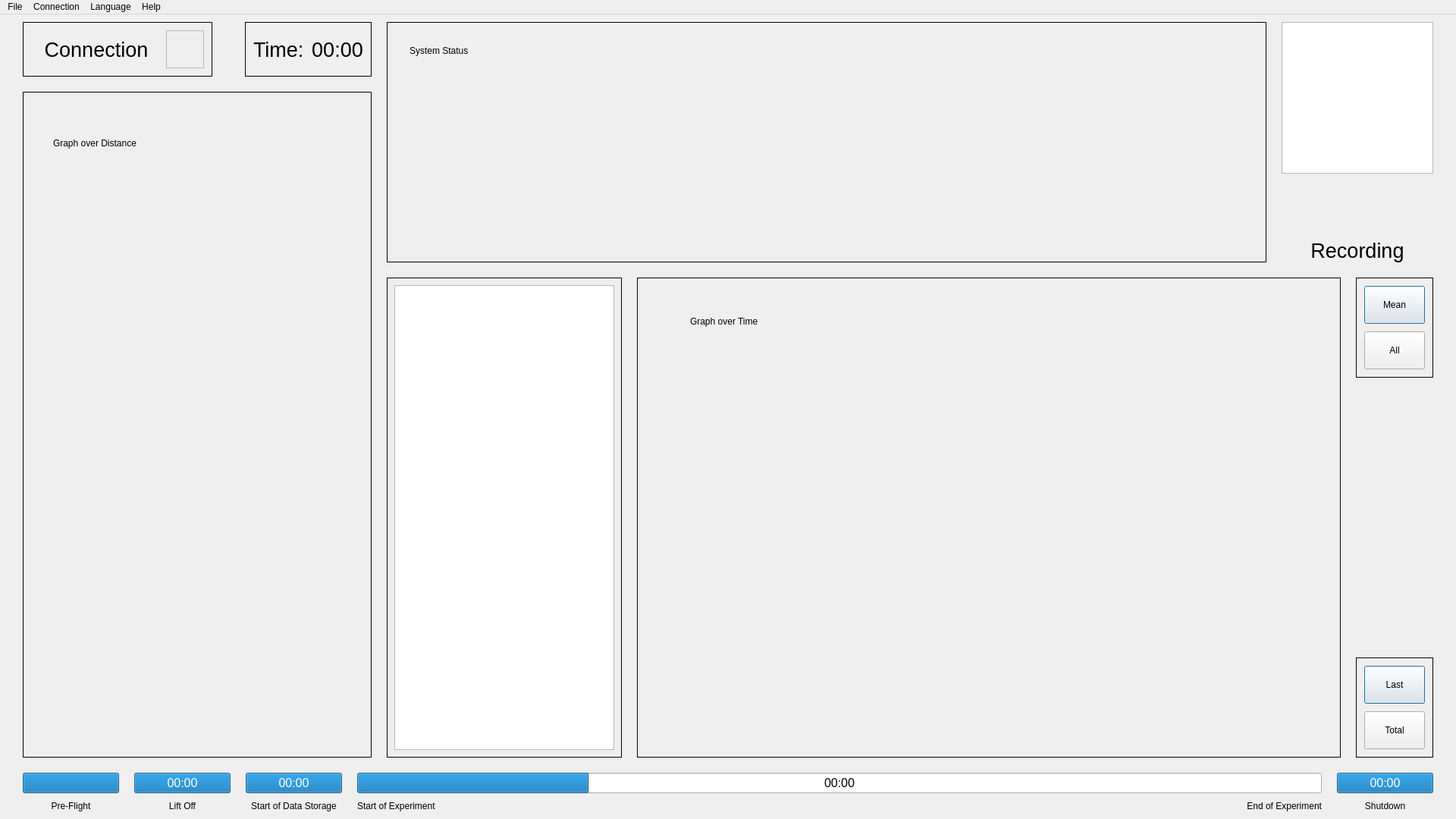
<?xml version="1.0" encoding="UTF-8"?>
<ui version="4.0">
 <class>MainWindow</class>
 <widget class="QMainWindow" name="MainWindow">
  <property name="windowModality">
   <enum>Qt::WindowModality::NonModal</enum>
  </property>
  <property name="geometry">
   <rect>
    <x>0</x>
    <y>0</y>
    <width>1920</width>
    <height>1080</height>
   </rect>
  </property>
  <property name="font">
   <font>
    <family>Arial</family>
    <pointsize>9</pointsize>
    <italic>false</italic>
    <bold>false</bold>
    <underline>false</underline>
    <strikeout>false</strikeout>
    <kerning>true</kerning>
   </font>
  </property>
  <property name="cursor">
   <cursorShape>ArrowCursor</cursorShape>
  </property>
  <property name="windowTitle">
   <string>MEEGA - Ground Station</string>
  </property>
  <property name="windowOpacity">
   <double>1.000000000000000</double>
  </property>
  <property name="locale">
   <locale language="English" country="Germany"/>
  </property>
  <property name="animated">
   <bool>false</bool>
  </property>
  <widget class="QWidget" name="centralwidget">
   <layout class="QGridLayout" name="gridLayout_2" rowstretch="1,0" columnstretch="1,3">
    <property name="leftMargin">
     <number>30</number>
    </property>
    <property name="topMargin">
     <number>10</number>
    </property>
    <property name="rightMargin">
     <number>30</number>
    </property>
    <property name="bottomMargin">
     <number>10</number>
    </property>
    <property name="spacing">
     <number>20</number>
    </property>
    <item row="0" column="0">
     <layout class="QVBoxLayout" name="verticalLayout" stretch="0,0">
      <property name="spacing">
       <number>20</number>
      </property>
      <property name="sizeConstraint">
       <enum>QLayout::SizeConstraint::SetDefaultConstraint</enum>
      </property>
      <property name="topMargin">
       <number>0</number>
      </property>
      <property name="bottomMargin">
       <number>0</number>
      </property>
      <item>
       <layout class="QHBoxLayout" name="horizontalLayout_6" stretch="1,1,0">
        <property name="spacing">
         <number>0</number>
        </property>
        <item>
         <widget class="QFrame" name="connectionFrame">
          <property name="sizePolicy">
           <sizepolicy hsizetype="Fixed" vsizetype="Minimum">
            <horstretch>1</horstretch>
            <verstretch>1</verstretch>
           </sizepolicy>
          </property>
          <property name="minimumSize">
           <size>
            <width>250</width>
            <height>70</height>
           </size>
          </property>
          <property name="baseSize">
           <size>
            <width>0</width>
            <height>0</height>
           </size>
          </property>
          <property name="contextMenuPolicy">
           <enum>Qt::ContextMenuPolicy::ActionsContextMenu</enum>
          </property>
          <property name="locale">
           <locale language="English" country="Germany"/>
          </property>
          <property name="frameShape">
           <enum>QFrame::Shape::Box</enum>
          </property>
          <property name="frameShadow">
           <enum>QFrame::Shadow::Plain</enum>
          </property>
          <layout class="QHBoxLayout" name="horizontalLayout_3">
           <property name="sizeConstraint">
            <enum>QLayout::SizeConstraint::SetDefaultConstraint</enum>
           </property>
           <property name="leftMargin">
            <number>10</number>
           </property>
           <property name="topMargin">
            <number>10</number>
           </property>
           <property name="rightMargin">
            <number>10</number>
           </property>
           <property name="bottomMargin">
            <number>10</number>
           </property>
           <item>
            <widget class="QLabel" name="label_Connection">
             <property name="sizePolicy">
              <sizepolicy hsizetype="Minimum" vsizetype="Minimum">
               <horstretch>1</horstretch>
               <verstretch>1</verstretch>
              </sizepolicy>
             </property>
             <property name="minimumSize">
              <size>
               <width>0</width>
               <height>0</height>
              </size>
             </property>
             <property name="font">
              <font>
               <family>Arial</family>
               <pointsize>20</pointsize>
               <italic>false</italic>
               <bold>false</bold>
               <underline>false</underline>
               <strikeout>false</strikeout>
               <kerning>true</kerning>
              </font>
             </property>
             <property name="locale">
              <locale language="English" country="Germany"/>
             </property>
             <property name="text">
              <string>Connection</string>
             </property>
             <property name="scaledContents">
              <bool>false</bool>
             </property>
             <property name="alignment">
              <set>Qt::AlignmentFlag::AlignCenter</set>
             </property>
             <property name="textInteractionFlags">
              <set>Qt::TextInteractionFlag::NoTextInteraction</set>
             </property>
            </widget>
           </item>
           <item>
            <widget class="QFrame" name="frame_6">
             <property name="sizePolicy">
              <sizepolicy hsizetype="Fixed" vsizetype="Fixed">
               <horstretch>1</horstretch>
               <verstretch>1</verstretch>
              </sizepolicy>
             </property>
             <property name="minimumSize">
              <size>
               <width>50</width>
               <height>50</height>
              </size>
             </property>
             <property name="locale">
              <locale language="English" country="Germany"/>
             </property>
             <property name="frameShape">
              <enum>QFrame::Shape::StyledPanel</enum>
             </property>
             <property name="frameShadow">
              <enum>QFrame::Shadow::Raised</enum>
             </property>
            </widget>
           </item>
          </layout>
         </widget>
        </item>
        <item>
         <spacer name="horizontalSpacer_2">
          <property name="locale">
           <locale language="English" country="Germany"/>
          </property>
          <property name="orientation">
           <enum>Qt::Orientation::Horizontal</enum>
          </property>
          <property name="sizeType">
           <enum>QSizePolicy::Policy::MinimumExpanding</enum>
          </property>
          <property name="sizeHint" stdset="0">
           <size>
            <width>20</width>
            <height>20</height>
           </size>
          </property>
         </spacer>
        </item>
        <item>
         <widget class="QFrame" name="frame_7">
          <property name="sizePolicy">
           <sizepolicy hsizetype="Fixed" vsizetype="Preferred">
            <horstretch>0</horstretch>
            <verstretch>0</verstretch>
           </sizepolicy>
          </property>
          <property name="minimumSize">
           <size>
            <width>166</width>
            <height>0</height>
           </size>
          </property>
          <property name="frameShape">
           <enum>QFrame::Shape::Box</enum>
          </property>
          <property name="frameShadow">
           <enum>QFrame::Shadow::Plain</enum>
          </property>
          <property name="lineWidth">
           <number>1</number>
          </property>
          <layout class="QHBoxLayout" name="horizontalLayout_5">
           <property name="spacing">
            <number>0</number>
           </property>
           <property name="leftMargin">
            <number>10</number>
           </property>
           <property name="rightMargin">
            <number>10</number>
           </property>
           <item>
            <widget class="QLabel" name="label_time">
             <property name="sizePolicy">
              <sizepolicy hsizetype="Minimum" vsizetype="Preferred">
               <horstretch>0</horstretch>
               <verstretch>0</verstretch>
              </sizepolicy>
             </property>
             <property name="minimumSize">
              <size>
               <width>66</width>
               <height>0</height>
              </size>
             </property>
             <property name="font">
              <font>
               <family>Arial</family>
               <pointsize>20</pointsize>
               <italic>false</italic>
               <bold>false</bold>
               <underline>false</underline>
               <strikeout>false</strikeout>
               <kerning>true</kerning>
              </font>
             </property>
             <property name="text">
              <string>Time:</string>
             </property>
            </widget>
           </item>
           <item>
            <spacer name="horizontalSpacer_6">
             <property name="orientation">
              <enum>Qt::Orientation::Horizontal</enum>
             </property>
             <property name="sizeType">
              <enum>QSizePolicy::Policy::MinimumExpanding</enum>
             </property>
             <property name="sizeHint" stdset="0">
              <size>
               <width>10</width>
               <height>20</height>
              </size>
             </property>
            </spacer>
           </item>
           <item>
            <widget class="QLabel" name="main_Timer">
             <property name="sizePolicy">
              <sizepolicy hsizetype="Minimum" vsizetype="Preferred">
               <horstretch>0</horstretch>
               <verstretch>0</verstretch>
              </sizepolicy>
             </property>
             <property name="minimumSize">
              <size>
               <width>66</width>
               <height>0</height>
              </size>
             </property>
             <property name="font">
              <font>
               <family>Arial</family>
               <pointsize>20</pointsize>
               <italic>false</italic>
               <bold>false</bold>
               <underline>false</underline>
               <strikeout>false</strikeout>
               <kerning>true</kerning>
              </font>
             </property>
             <property name="text">
              <string>00:00</string>
             </property>
             <property name="alignment">
              <set>Qt::AlignmentFlag::AlignCenter</set>
             </property>
            </widget>
           </item>
          </layout>
         </widget>
        </item>
       </layout>
      </item>
      <item>
       <widget class="QFrame" name="distancePlotFrame">
        <property name="sizePolicy">
         <sizepolicy hsizetype="MinimumExpanding" vsizetype="Preferred">
          <horstretch>0</horstretch>
          <verstretch>10</verstretch>
         </sizepolicy>
        </property>
        <property name="minimumSize">
         <size>
          <width>250</width>
          <height>0</height>
         </size>
        </property>
        <property name="maximumSize">
         <size>
          <width>16777215</width>
          <height>16777215</height>
         </size>
        </property>
        <property name="locale">
         <locale language="English" country="Germany"/>
        </property>
        <property name="frameShape">
         <enum>QFrame::Shape::Box</enum>
        </property>
        <property name="frameShadow">
         <enum>QFrame::Shadow::Plain</enum>
        </property>
        <widget class="QLabel" name="label_temp_1">
         <property name="geometry">
          <rect>
           <x>40</x>
           <y>60</y>
           <width>121</width>
           <height>16</height>
          </rect>
         </property>
         <property name="locale">
          <locale language="English" country="Germany"/>
         </property>
         <property name="text">
          <string>Graph over Distance</string>
         </property>
        </widget>
       </widget>
      </item>
     </layout>
    </item>
    <item row="0" column="1">
     <layout class="QVBoxLayout" name="verticalLayout_2" stretch="1,2">
      <property name="spacing">
       <number>20</number>
      </property>
      <item>
       <layout class="QHBoxLayout" name="horizontalLayout_2" stretch="1,0">
        <property name="spacing">
         <number>20</number>
        </property>
        <item>
         <widget class="QFrame" name="frame_5">
          <property name="sizePolicy">
           <sizepolicy hsizetype="MinimumExpanding" vsizetype="Preferred">
            <horstretch>0</horstretch>
            <verstretch>0</verstretch>
           </sizepolicy>
          </property>
          <property name="minimumSize">
           <size>
            <width>100</width>
            <height>0</height>
           </size>
          </property>
          <property name="locale">
           <locale language="English" country="Germany"/>
          </property>
          <property name="frameShape">
           <enum>QFrame::Shape::Box</enum>
          </property>
          <property name="frameShadow">
           <enum>QFrame::Shadow::Plain</enum>
          </property>
          <widget class="QLabel" name="label_temp_2">
           <property name="geometry">
            <rect>
             <x>30</x>
             <y>30</y>
             <width>81</width>
             <height>16</height>
            </rect>
           </property>
           <property name="locale">
            <locale language="English" country="Germany"/>
           </property>
           <property name="text">
            <string>System Status</string>
           </property>
          </widget>
         </widget>
        </item>
        <item>
         <layout class="QVBoxLayout" name="verticalLayout_3">
          <property name="spacing">
           <number>0</number>
          </property>
          <property name="rightMargin">
           <number>0</number>
          </property>
          <property name="bottomMargin">
           <number>0</number>
          </property>
          <item>
           <widget class="QGraphicsView" name="logo">
            <property name="sizePolicy">
             <sizepolicy hsizetype="Fixed" vsizetype="Fixed">
              <horstretch>1</horstretch>
              <verstretch>1</verstretch>
             </sizepolicy>
            </property>
            <property name="minimumSize">
             <size>
              <width>0</width>
              <height>0</height>
             </size>
            </property>
            <property name="maximumSize">
             <size>
              <width>200</width>
              <height>200</height>
             </size>
            </property>
           </widget>
          </item>
          <item>
           <spacer name="verticalSpacer_2">
            <property name="locale">
             <locale language="English" country="Germany"/>
            </property>
            <property name="orientation">
             <enum>Qt::Orientation::Vertical</enum>
            </property>
            <property name="sizeType">
             <enum>QSizePolicy::Policy::MinimumExpanding</enum>
            </property>
            <property name="sizeHint" stdset="0">
             <size>
              <width>20</width>
              <height>20</height>
             </size>
            </property>
           </spacer>
          </item>
          <item>
           <widget class="QLabel" name="label_mode">
            <property name="sizePolicy">
             <sizepolicy hsizetype="Minimum" vsizetype="Minimum">
              <horstretch>0</horstretch>
              <verstretch>0</verstretch>
             </sizepolicy>
            </property>
            <property name="font">
             <font>
              <family>Arial</family>
              <pointsize>20</pointsize>
              <italic>false</italic>
              <bold>false</bold>
              <underline>false</underline>
              <strikeout>false</strikeout>
              <kerning>true</kerning>
             </font>
            </property>
            <property name="text">
             <string>Recording</string>
            </property>
            <property name="alignment">
             <set>Qt::AlignmentFlag::AlignCenter</set>
            </property>
           </widget>
          </item>
         </layout>
        </item>
       </layout>
      </item>
      <item>
       <layout class="QHBoxLayout" name="horizontalLayout_4" stretch="0,0,0">
        <property name="spacing">
         <number>20</number>
        </property>
        <item>
         <widget class="QFrame" name="frame_2">
          <property name="sizePolicy">
           <sizepolicy hsizetype="Preferred" vsizetype="MinimumExpanding">
            <horstretch>1</horstretch>
            <verstretch>0</verstretch>
           </sizepolicy>
          </property>
          <property name="locale">
           <locale language="English" country="Germany"/>
          </property>
          <property name="frameShape">
           <enum>QFrame::Shape::Box</enum>
          </property>
          <layout class="QVBoxLayout" name="verticalLayout_7">
           <item>
            <widget class="QListView" name="listSensors">
             <property name="sizeAdjustPolicy">
              <enum>QAbstractScrollArea::SizeAdjustPolicy::AdjustToContents</enum>
             </property>
             <property name="editTriggers">
              <set>QAbstractItemView::EditTrigger::NoEditTriggers</set>
             </property>
             <property name="itemAlignment">
              <set>Qt::AlignmentFlag::AlignLeading</set>
             </property>
            </widget>
           </item>
          </layout>
         </widget>
        </item>
        <item>
         <widget class="QFrame" name="frame">
          <property name="sizePolicy">
           <sizepolicy hsizetype="Preferred" vsizetype="MinimumExpanding">
            <horstretch>3</horstretch>
            <verstretch>0</verstretch>
           </sizepolicy>
          </property>
          <property name="locale">
           <locale language="English" country="Germany"/>
          </property>
          <property name="frameShape">
           <enum>QFrame::Shape::Box</enum>
          </property>
          <widget class="QLabel" name="label_temp_3">
           <property name="geometry">
            <rect>
             <x>70</x>
             <y>50</y>
             <width>101</width>
             <height>16</height>
            </rect>
           </property>
           <property name="locale">
            <locale language="English" country="Germany"/>
           </property>
           <property name="text">
            <string>Graph over Time</string>
           </property>
          </widget>
         </widget>
        </item>
        <item>
         <layout class="QVBoxLayout" name="verticalLayout_4">
          <property name="spacing">
           <number>0</number>
          </property>
          <property name="leftMargin">
           <number>0</number>
          </property>
          <property name="topMargin">
           <number>0</number>
          </property>
          <property name="rightMargin">
           <number>0</number>
          </property>
          <property name="bottomMargin">
           <number>0</number>
          </property>
          <item>
           <widget class="QFrame" name="frame_3">
            <property name="sizePolicy">
             <sizepolicy hsizetype="Minimum" vsizetype="Fixed">
              <horstretch>1</horstretch>
              <verstretch>0</verstretch>
             </sizepolicy>
            </property>
            <property name="minimumSize">
             <size>
              <width>0</width>
              <height>130</height>
             </size>
            </property>
            <property name="sizeIncrement">
             <size>
              <width>0</width>
              <height>0</height>
             </size>
            </property>
            <property name="locale">
             <locale language="English" country="Germany"/>
            </property>
            <property name="frameShape">
             <enum>QFrame::Shape::Box</enum>
            </property>
            <property name="frameShadow">
             <enum>QFrame::Shadow::Plain</enum>
            </property>
            <property name="lineWidth">
             <number>1</number>
            </property>
            <layout class="QVBoxLayout" name="verticalLayout_5">
             <property name="spacing">
              <number>10</number>
             </property>
             <property name="leftMargin">
              <number>10</number>
             </property>
             <property name="topMargin">
              <number>10</number>
             </property>
             <property name="rightMargin">
              <number>10</number>
             </property>
             <property name="bottomMargin">
              <number>10</number>
             </property>
             <item>
              <widget class="QPushButton" name="button_Mean">
               <property name="sizePolicy">
                <sizepolicy hsizetype="Fixed" vsizetype="Fixed">
                 <horstretch>1</horstretch>
                 <verstretch>0</verstretch>
                </sizepolicy>
               </property>
               <property name="minimumSize">
                <size>
                 <width>50</width>
                 <height>50</height>
                </size>
               </property>
               <property name="locale">
                <locale language="English" country="Germany"/>
               </property>
               <property name="text">
                <string>Mean</string>
               </property>
               <property name="autoDefault">
                <bool>false</bool>
               </property>
               <property name="default">
                <bool>true</bool>
               </property>
               <property name="flat">
                <bool>false</bool>
               </property>
              </widget>
             </item>
             <item>
              <widget class="QPushButton" name="button_All">
               <property name="sizePolicy">
                <sizepolicy hsizetype="Fixed" vsizetype="Fixed">
                 <horstretch>1</horstretch>
                 <verstretch>0</verstretch>
                </sizepolicy>
               </property>
               <property name="minimumSize">
                <size>
                 <width>50</width>
                 <height>50</height>
                </size>
               </property>
               <property name="sizeIncrement">
                <size>
                 <width>0</width>
                 <height>0</height>
                </size>
               </property>
               <property name="baseSize">
                <size>
                 <width>0</width>
                 <height>0</height>
                </size>
               </property>
               <property name="locale">
                <locale language="English" country="Germany"/>
               </property>
               <property name="text">
                <string>All</string>
               </property>
              </widget>
             </item>
            </layout>
           </widget>
          </item>
          <item>
           <spacer name="verticalSpacer">
            <property name="locale">
             <locale language="English" country="Germany"/>
            </property>
            <property name="orientation">
             <enum>Qt::Orientation::Vertical</enum>
            </property>
            <property name="sizeType">
             <enum>QSizePolicy::Policy::MinimumExpanding</enum>
            </property>
            <property name="sizeHint" stdset="0">
             <size>
              <width>20</width>
              <height>50</height>
             </size>
            </property>
           </spacer>
          </item>
          <item>
           <widget class="QFrame" name="frame_4">
            <property name="sizePolicy">
             <sizepolicy hsizetype="Minimum" vsizetype="Fixed">
              <horstretch>1</horstretch>
              <verstretch>0</verstretch>
             </sizepolicy>
            </property>
            <property name="minimumSize">
             <size>
              <width>0</width>
              <height>130</height>
             </size>
            </property>
            <property name="locale">
             <locale language="English" country="Germany"/>
            </property>
            <property name="frameShape">
             <enum>QFrame::Shape::Box</enum>
            </property>
            <property name="frameShadow">
             <enum>QFrame::Shadow::Plain</enum>
            </property>
            <layout class="QVBoxLayout" name="verticalLayout_6">
             <property name="spacing">
              <number>10</number>
             </property>
             <property name="leftMargin">
              <number>10</number>
             </property>
             <property name="topMargin">
              <number>10</number>
             </property>
             <property name="rightMargin">
              <number>10</number>
             </property>
             <property name="bottomMargin">
              <number>10</number>
             </property>
             <item>
              <widget class="QPushButton" name="button_Last">
               <property name="sizePolicy">
                <sizepolicy hsizetype="Fixed" vsizetype="Fixed">
                 <horstretch>1</horstretch>
                 <verstretch>0</verstretch>
                </sizepolicy>
               </property>
               <property name="minimumSize">
                <size>
                 <width>50</width>
                 <height>50</height>
                </size>
               </property>
               <property name="locale">
                <locale language="English" country="Germany"/>
               </property>
               <property name="text">
                <string>Last</string>
               </property>
               <property name="default">
                <bool>true</bool>
               </property>
              </widget>
             </item>
             <item>
              <widget class="QPushButton" name="button_Total">
               <property name="sizePolicy">
                <sizepolicy hsizetype="Fixed" vsizetype="Fixed">
                 <horstretch>1</horstretch>
                 <verstretch>0</verstretch>
                </sizepolicy>
               </property>
               <property name="minimumSize">
                <size>
                 <width>50</width>
                 <height>50</height>
                </size>
               </property>
               <property name="locale">
                <locale language="English" country="Germany"/>
               </property>
               <property name="text">
                <string>Total</string>
               </property>
              </widget>
             </item>
            </layout>
           </widget>
          </item>
         </layout>
        </item>
       </layout>
      </item>
     </layout>
    </item>
    <item row="1" column="0" colspan="2">
     <layout class="QGridLayout" name="gridLayout" columnstretch="0,0,0,0,0,0,0,0,0">
      <property name="sizeConstraint">
       <enum>QLayout::SizeConstraint::SetDefaultConstraint</enum>
      </property>
      <property name="leftMargin">
       <number>0</number>
      </property>
      <property name="rightMargin">
       <number>0</number>
      </property>
      <property name="horizontalSpacing">
       <number>0</number>
      </property>
      <property name="verticalSpacing">
       <number>10</number>
      </property>
      <item row="1" column="4">
       <widget class="QLabel" name="label_SODS">
        <property name="sizePolicy">
         <sizepolicy hsizetype="MinimumExpanding" vsizetype="Fixed">
          <horstretch>0</horstretch>
          <verstretch>0</verstretch>
         </sizepolicy>
        </property>
        <property name="minimumSize">
         <size>
          <width>127</width>
          <height>0</height>
         </size>
        </property>
        <property name="layoutDirection">
         <enum>Qt::LayoutDirection::LeftToRight</enum>
        </property>
        <property name="locale">
         <locale language="English" country="Germany"/>
        </property>
        <property name="text">
         <string>Start of Data Storage</string>
        </property>
        <property name="alignment">
         <set>Qt::AlignmentFlag::AlignCenter</set>
        </property>
       </widget>
      </item>
      <item row="0" column="7">
       <spacer name="horizontalSpacer_4">
        <property name="locale">
         <locale language="English" country="Germany"/>
        </property>
        <property name="orientation">
         <enum>Qt::Orientation::Horizontal</enum>
        </property>
        <property name="sizeHint" stdset="0">
         <size>
          <width>20</width>
          <height>20</height>
         </size>
        </property>
       </spacer>
      </item>
      <item row="1" column="8">
       <widget class="QLabel" name="label_SD">
        <property name="sizePolicy">
         <sizepolicy hsizetype="Minimum" vsizetype="Preferred">
          <horstretch>0</horstretch>
          <verstretch>0</verstretch>
         </sizepolicy>
        </property>
        <property name="minimumSize">
         <size>
          <width>97</width>
          <height>0</height>
         </size>
        </property>
        <property name="locale">
         <locale language="English" country="Germany"/>
        </property>
        <property name="text">
         <string>Shutdown</string>
        </property>
        <property name="alignment">
         <set>Qt::AlignmentFlag::AlignCenter</set>
        </property>
       </widget>
      </item>
      <item row="0" column="4">
       <widget class="QProgressBar" name="progressBar_SODS">
        <property name="sizePolicy">
         <sizepolicy hsizetype="MinimumExpanding" vsizetype="Fixed">
          <horstretch>1</horstretch>
          <verstretch>0</verstretch>
         </sizepolicy>
        </property>
        <property name="minimumSize">
         <size>
          <width>50</width>
          <height>0</height>
         </size>
        </property>
        <property name="font">
         <font>
          <family>Arial</family>
          <pointsize>12</pointsize>
          <italic>false</italic>
          <bold>false</bold>
          <underline>false</underline>
          <strikeout>false</strikeout>
          <kerning>true</kerning>
         </font>
        </property>
        <property name="locale">
         <locale language="English" country="Germany"/>
        </property>
        <property name="minimum">
         <number>0</number>
        </property>
        <property name="value">
         <number>100</number>
        </property>
        <property name="alignment">
         <set>Qt::AlignmentFlag::AlignCenter</set>
        </property>
        <property name="format">
         <string>00:00</string>
        </property>
       </widget>
      </item>
      <item row="0" column="0">
       <widget class="QProgressBar" name="progressBar_PF">
        <property name="sizePolicy">
         <sizepolicy hsizetype="MinimumExpanding" vsizetype="Fixed">
          <horstretch>1</horstretch>
          <verstretch>0</verstretch>
         </sizepolicy>
        </property>
        <property name="minimumSize">
         <size>
          <width>50</width>
          <height>0</height>
         </size>
        </property>
        <property name="font">
         <font>
          <family>Arial</family>
          <pointsize>12</pointsize>
          <italic>false</italic>
          <bold>false</bold>
          <underline>false</underline>
          <strikeout>false</strikeout>
          <kerning>true</kerning>
         </font>
        </property>
        <property name="locale">
         <locale language="English" country="Germany"/>
        </property>
        <property name="value">
         <number>100</number>
        </property>
        <property name="alignment">
         <set>Qt::AlignmentFlag::AlignCenter</set>
        </property>
        <property name="format">
         <string/>
        </property>
       </widget>
      </item>
      <item row="0" column="2">
       <widget class="QProgressBar" name="progressBar_LO">
        <property name="sizePolicy">
         <sizepolicy hsizetype="MinimumExpanding" vsizetype="Fixed">
          <horstretch>1</horstretch>
          <verstretch>0</verstretch>
         </sizepolicy>
        </property>
        <property name="minimumSize">
         <size>
          <width>50</width>
          <height>0</height>
         </size>
        </property>
        <property name="font">
         <font>
          <family>Arial</family>
          <pointsize>12</pointsize>
          <italic>false</italic>
          <bold>false</bold>
          <underline>false</underline>
          <strikeout>false</strikeout>
          <kerning>true</kerning>
         </font>
        </property>
        <property name="locale">
         <locale language="English" country="Germany"/>
        </property>
        <property name="value">
         <number>100</number>
        </property>
        <property name="alignment">
         <set>Qt::AlignmentFlag::AlignCenter</set>
        </property>
        <property name="format">
         <string>00:00</string>
        </property>
       </widget>
      </item>
      <item row="0" column="3">
       <spacer name="horizontalSpacer_3">
        <property name="locale">
         <locale language="English" country="Germany"/>
        </property>
        <property name="orientation">
         <enum>Qt::Orientation::Horizontal</enum>
        </property>
        <property name="sizeType">
         <enum>QSizePolicy::Policy::MinimumExpanding</enum>
        </property>
        <property name="sizeHint" stdset="0">
         <size>
          <width>20</width>
          <height>20</height>
         </size>
        </property>
       </spacer>
      </item>
      <item row="0" column="5">
       <spacer name="horizontalSpacer">
        <property name="locale">
         <locale language="English" country="Germany"/>
        </property>
        <property name="orientation">
         <enum>Qt::Orientation::Horizontal</enum>
        </property>
        <property name="sizeType">
         <enum>QSizePolicy::Policy::MinimumExpanding</enum>
        </property>
        <property name="sizeHint" stdset="0">
         <size>
          <width>20</width>
          <height>20</height>
         </size>
        </property>
       </spacer>
      </item>
      <item row="1" column="2">
       <widget class="QLabel" name="label_LO">
        <property name="sizePolicy">
         <sizepolicy hsizetype="Minimum" vsizetype="Fixed">
          <horstretch>0</horstretch>
          <verstretch>0</verstretch>
         </sizepolicy>
        </property>
        <property name="locale">
         <locale language="English" country="Germany"/>
        </property>
        <property name="text">
         <string>Lift Off</string>
        </property>
        <property name="alignment">
         <set>Qt::AlignmentFlag::AlignCenter</set>
        </property>
       </widget>
      </item>
      <item row="1" column="6">
       <layout class="QHBoxLayout" name="horizontalLayout">
        <property name="spacing">
         <number>20</number>
        </property>
        <item>
         <widget class="QLabel" name="label_SOE">
          <property name="sizePolicy">
           <sizepolicy hsizetype="Fixed" vsizetype="Fixed">
            <horstretch>0</horstretch>
            <verstretch>0</verstretch>
           </sizepolicy>
          </property>
          <property name="locale">
           <locale language="English" country="Germany"/>
          </property>
          <property name="text">
           <string>Start of Experiment</string>
          </property>
         </widget>
        </item>
        <item>
         <widget class="QLabel" name="label_EOE">
          <property name="sizePolicy">
           <sizepolicy hsizetype="Minimum" vsizetype="Fixed">
            <horstretch>0</horstretch>
            <verstretch>0</verstretch>
           </sizepolicy>
          </property>
          <property name="locale">
           <locale language="English" country="Germany"/>
          </property>
          <property name="text">
           <string>End of Experiment</string>
          </property>
          <property name="alignment">
           <set>Qt::AlignmentFlag::AlignRight|Qt::AlignmentFlag::AlignTrailing|Qt::AlignmentFlag::AlignVCenter</set>
          </property>
         </widget>
        </item>
       </layout>
      </item>
      <item row="0" column="8">
       <widget class="QProgressBar" name="progressBar_SD">
        <property name="sizePolicy">
         <sizepolicy hsizetype="MinimumExpanding" vsizetype="Fixed">
          <horstretch>1</horstretch>
          <verstretch>0</verstretch>
         </sizepolicy>
        </property>
        <property name="minimumSize">
         <size>
          <width>97</width>
          <height>0</height>
         </size>
        </property>
        <property name="baseSize">
         <size>
          <width>97</width>
          <height>0</height>
         </size>
        </property>
        <property name="font">
         <font>
          <family>Arial</family>
          <pointsize>12</pointsize>
          <italic>false</italic>
          <bold>false</bold>
          <underline>false</underline>
          <strikeout>false</strikeout>
          <kerning>true</kerning>
         </font>
        </property>
        <property name="locale">
         <locale language="English" country="Germany"/>
        </property>
        <property name="value">
         <number>100</number>
        </property>
        <property name="alignment">
         <set>Qt::AlignmentFlag::AlignCenter</set>
        </property>
        <property name="format">
         <string>00:00</string>
        </property>
       </widget>
      </item>
      <item row="0" column="6">
       <widget class="QProgressBar" name="progressBar_SOE">
        <property name="sizePolicy">
         <sizepolicy hsizetype="Minimum" vsizetype="Fixed">
          <horstretch>10</horstretch>
          <verstretch>0</verstretch>
         </sizepolicy>
        </property>
        <property name="minimumSize">
         <size>
          <width>100</width>
          <height>0</height>
         </size>
        </property>
        <property name="font">
         <font>
          <family>Arial</family>
          <pointsize>12</pointsize>
          <italic>false</italic>
          <bold>false</bold>
          <underline>false</underline>
          <strikeout>false</strikeout>
          <kerning>true</kerning>
         </font>
        </property>
        <property name="locale">
         <locale language="English" country="Germany"/>
        </property>
        <property name="value">
         <number>24</number>
        </property>
        <property name="alignment">
         <set>Qt::AlignmentFlag::AlignCenter</set>
        </property>
        <property name="format">
         <string>00:00</string>
        </property>
       </widget>
      </item>
      <item row="1" column="0">
       <widget class="QLabel" name="label_PF">
        <property name="sizePolicy">
         <sizepolicy hsizetype="Minimum" vsizetype="Fixed">
          <horstretch>0</horstretch>
          <verstretch>0</verstretch>
         </sizepolicy>
        </property>
        <property name="locale">
         <locale language="English" country="Germany"/>
        </property>
        <property name="text">
         <string>Pre-Flight</string>
        </property>
        <property name="alignment">
         <set>Qt::AlignmentFlag::AlignCenter</set>
        </property>
       </widget>
      </item>
      <item row="0" column="1">
       <spacer name="horizontalSpacer_5">
        <property name="locale">
         <locale language="English" country="Germany"/>
        </property>
        <property name="orientation">
         <enum>Qt::Orientation::Horizontal</enum>
        </property>
        <property name="sizeType">
         <enum>QSizePolicy::Policy::MinimumExpanding</enum>
        </property>
        <property name="sizeHint" stdset="0">
         <size>
          <width>20</width>
          <height>20</height>
         </size>
        </property>
       </spacer>
      </item>
     </layout>
    </item>
   </layout>
  </widget>
  <widget class="QMenuBar" name="menubar">
   <property name="enabled">
    <bool>true</bool>
   </property>
   <property name="geometry">
    <rect>
     <x>0</x>
     <y>0</y>
     <width>1920</width>
     <height>20</height>
    </rect>
   </property>
   <property name="font">
    <font>
     <family>Arial</family>
     <pointsize>9</pointsize>
     <italic>false</italic>
     <bold>false</bold>
     <underline>false</underline>
     <strikeout>false</strikeout>
     <kerning>true</kerning>
    </font>
   </property>
   <widget class="QMenu" name="menuFile">
    <property name="font">
     <font>
      <family>Arial</family>
      <pointsize>9</pointsize>
      <italic>false</italic>
      <bold>false</bold>
      <underline>false</underline>
      <strikeout>false</strikeout>
      <kerning>true</kerning>
     </font>
    </property>
    <property name="title">
     <string>File</string>
    </property>
    <widget class="QMenu" name="menuExport">
     <property name="title">
      <string>Export</string>
     </property>
     <addaction name="actionExportHousholding"/>
     <addaction name="actionExportMeasurements"/>
     <addaction name="actionExportEverything"/>
    </widget>
    <widget class="QMenu" name="menuMode">
     <property name="title">
      <string>Mode</string>
     </property>
     <addaction name="actionModeRecording"/>
     <addaction name="actionModeReplaying"/>
     <addaction name="actionModeTesting"/>
    </widget>
    <addaction name="actionFileNew"/>
    <addaction name="actionFileLoad"/>
    <addaction name="separator"/>
    <addaction name="actionFileSave_as"/>
    <addaction name="separator"/>
    <addaction name="actionResults"/>
    <addaction name="menuExport"/>
    <addaction name="separator"/>
    <addaction name="menuMode"/>
    <addaction name="actionRestart"/>
    <addaction name="actionQuit"/>
   </widget>
   <widget class="QMenu" name="menuHelp">
    <property name="title">
     <string>Help</string>
    </property>
    <addaction name="actionDocumentation"/>
   </widget>
   <widget class="QMenu" name="menuConnection">
    <property name="title">
     <string>Connection</string>
    </property>
    <widget class="QMenu" name="menuConnectionMode">
     <property name="title">
      <string>Mode</string>
     </property>
     <addaction name="actionConnectionAutomatic"/>
     <addaction name="actionConnectionManual"/>
    </widget>
    <addaction name="actionConnect"/>
    <addaction name="separator"/>
    <addaction name="actionRetry"/>
    <addaction name="separator"/>
    <addaction name="actionLog"/>
    <addaction name="menuConnectionMode"/>
    <addaction name="separator"/>
    <addaction name="actionDisconnect"/>
   </widget>
   <widget class="QMenu" name="menuLanguage">
    <property name="title">
     <string>Language</string>
    </property>
    <addaction name="actionEnglish"/>
    <addaction name="actionDeutsch"/>
   </widget>
   <addaction name="menuFile"/>
   <addaction name="menuConnection"/>
   <addaction name="menuLanguage"/>
   <addaction name="menuHelp"/>
  </widget>
  <action name="actionFileLoad">
   <property name="text">
    <string>Open</string>
   </property>
  </action>
  <action name="actionFileSave_as">
   <property name="text">
    <string>Save as</string>
   </property>
  </action>
  <action name="actionFileNew">
   <property name="text">
    <string>New</string>
   </property>
  </action>
  <action name="actionResults">
   <property name="text">
    <string>Results</string>
   </property>
   <property name="shortcut">
    <string>F5</string>
   </property>
  </action>
  <action name="actionRetry">
   <property name="text">
    <string>Reconnect</string>
   </property>
   <property name="shortcut">
    <string>F9</string>
   </property>
  </action>
  <action name="actionConnect">
   <property name="text">
    <string>Connect</string>
   </property>
   <property name="shortcut">
    <string notr="true">F8</string>
   </property>
  </action>
  <action name="actionDisconnect">
   <property name="text">
    <string>Disconnect</string>
   </property>
  </action>
  <action name="actionRestart">
   <property name="text">
    <string>Restart</string>
   </property>
  </action>
  <action name="actionQuit">
   <property name="text">
    <string>Quit</string>
   </property>
   <property name="shortcut">
    <string/>
   </property>
  </action>
  <action name="actionConnectionAutomatic">
   <property name="checkable">
    <bool>true</bool>
   </property>
   <property name="checked">
    <bool>true</bool>
   </property>
   <property name="text">
    <string>Automatic</string>
   </property>
  </action>
  <action name="actionConnectionManual">
   <property name="checkable">
    <bool>true</bool>
   </property>
   <property name="text">
    <string>Manual</string>
   </property>
  </action>
  <action name="actionEnglish">
   <property name="checkable">
    <bool>true</bool>
   </property>
   <property name="checked">
    <bool>true</bool>
   </property>
   <property name="text">
    <string>English</string>
   </property>
  </action>
  <action name="actionDeutsch">
   <property name="checkable">
    <bool>true</bool>
   </property>
   <property name="text">
    <string>Deutsch</string>
   </property>
  </action>
  <action name="actionExportHousholding">
   <property name="text">
    <string>Housholding</string>
   </property>
  </action>
  <action name="actionExportMeasurements">
   <property name="text">
    <string>Measurements</string>
   </property>
  </action>
  <action name="actionExportEverything">
   <property name="text">
    <string>Full Dataset</string>
   </property>
  </action>
  <action name="actionModeRecording">
   <property name="checkable">
    <bool>true</bool>
   </property>
   <property name="checked">
    <bool>true</bool>
   </property>
   <property name="text">
    <string>Recording</string>
   </property>
  </action>
  <action name="actionModeReplaying">
   <property name="checkable">
    <bool>true</bool>
   </property>
   <property name="text">
    <string>Replaying</string>
   </property>
  </action>
  <action name="actionModeTesting">
   <property name="checkable">
    <bool>true</bool>
   </property>
   <property name="text">
    <string>Testing</string>
   </property>
  </action>
  <action name="actionDocumentation">
   <property name="text">
    <string>Documentation</string>
   </property>
   <property name="shortcut">
    <string>F1</string>
   </property>
  </action>
  <action name="actionLog">
   <property name="text">
    <string>Connection Log</string>
   </property>
  </action>
 </widget>
 <resources/>
 <connections/>
</ui>
